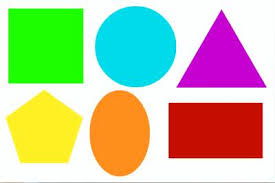
#> input picture challange/source/bentuk.jpeg, 275 x 183 px, given in place of the camera
$ python color.py
#> lines starting #> are read from the running program, lines starting #| are printed output that depends on the picture; after the words box and inside, x2 and y2 are one past the last pixel; in counts of white or black regions, pixels touching at a corner belong together
import cv2
import time
import numpy as np

cap = cv2.VideoCapture(0)
if not cap.isOpened():
    print("Error: Tidak dapat membuka kamera.")
    exit()

prev_time = time.time()
font = cv2.FONT_HERSHEY_SIMPLEX

while True:
    ret, frame = cap.read()
#> frame is the input picture: shape (183, 275, 3); mean B, G, R 157.6, 196.8, 191.2
    if not ret:
        break

    frame = cv2.flip(frame, 1)
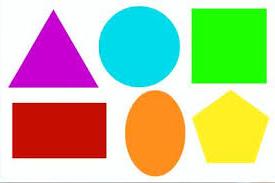
#> frame: shape (183, 275, 3); mean B, G, R 157.6, 196.8, 191.2
    frame = cv2.resize(frame, (640, 480))
#> frame: shape (480, 640, 3)

    hsv = cv2.cvtColor(frame, cv2.COLOR_BGR2HSV)
#> hsv: shape (480, 640, 3); mean H, S, V 62.4, 135.3, 241.9

    lower_red1 = np.array([0, 120, 70])
    upper_red1 = np.array([10, 255, 255])
    lower_red2 = np.array([170, 120, 70])
    upper_red2 = np.array([180, 255, 255])

    lower_white = np.array([0, 0, 140])
    upper_white = np.array([180, 150, 255])

    mask1 = cv2.inRange(hsv, lower_red1, upper_red1)
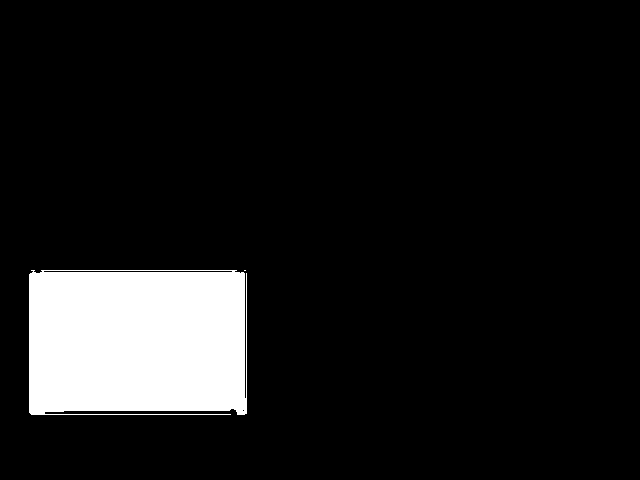
#> mask1: shape (480, 640); 10% white; 2 white regions (1 under 20 px), largest, box (x1, y1, x2, y2) and area: (29, 270, 247, 415) 30666
    mask2 = cv2.inRange(hsv, lower_red2, upper_red2)
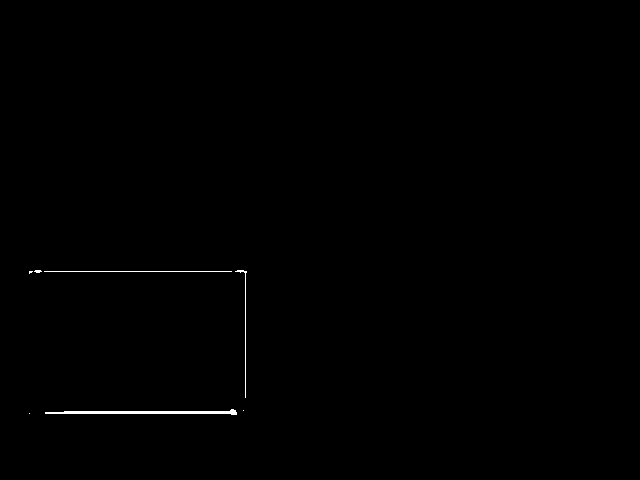
#> mask2: shape (480, 640); 0.3% white; 7 white regions (4 under 20 px), largest, box (x1, y1, x2, y2) and area: (45, 409, 237, 415) 571, (44, 271, 232, 272) 188, (235, 270, 247, 398) 148
    mask3 = cv2.inRange(hsv, lower_white, upper_white)
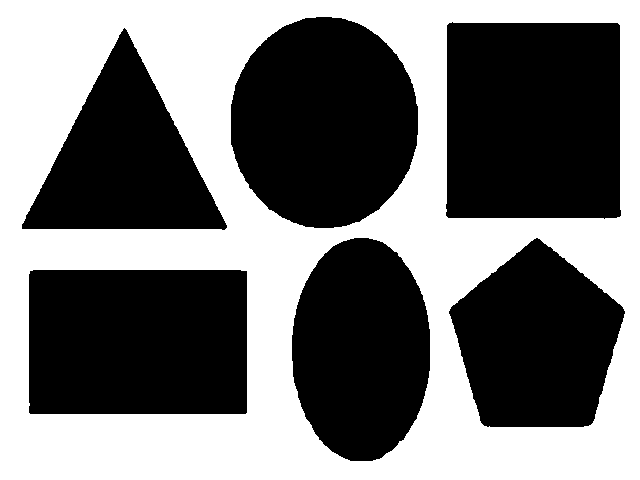
#> mask3: shape (480, 640); 46.3% white; 1 white region, box (x1, y1, x2, y2) and area: (0, 0, 640, 480) 142097
    mask = cv2.bitwise_or(mask1, mask2)
#> mask: shape (480, 640); 10.3% white; 1 white region, box (x1, y1, x2, y2) and area: (29, 270, 247, 415) 31603
    mask = cv2.bitwise_or(mask, mask3)
#> mask: shape (480, 640); 56.5% white; 5 black regions, box (x1, y1, x2, y2) and area: (446, 22, 621, 219) 33742, (231, 17, 418, 228) 31236, (292, 238, 430, 461) 24373, (449, 238, 625, 427) 23227, (22, 28, 227, 230) 21151

    mask = cv2.medianBlur(mask, 5)
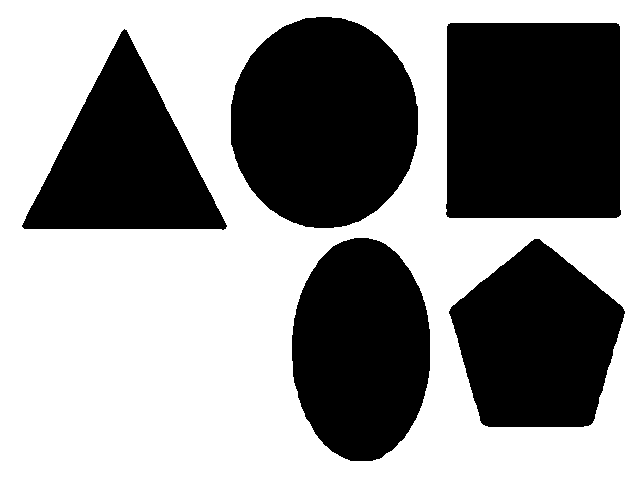
#> mask: shape (480, 640); 56.5% white; 5 black regions, box (x1, y1, x2, y2) and area: (446, 23, 621, 218) 33732, (231, 17, 418, 228) 31228, (292, 238, 430, 461) 24368, (449, 239, 625, 427) 23227, (22, 29, 227, 230) 21136

    contours, _ = cv2.findContours(mask, cv2.RETR_EXTERNAL, cv2.CHAIN_APPROX_SIMPLE)
#> contours = [[[0, 0], [0, 479], [639, 479], [639, 0]]]

    for contour in contours:
        area = cv2.contourArea(contour)
        if area > 1000:
            cv2.drawContours(frame, [contour], -1, (0, 255, 0), 3)
#> this loop made 1 pass
#> (contour, area) on pass 1: ([[0, 0], [0, 479], [639, 479], [639, 0]], 306081)
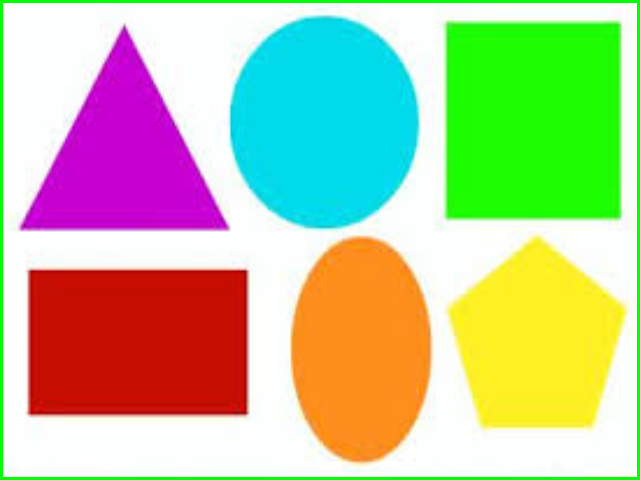
#> frame: shape (480, 640, 3); mean B, G, R 152.4, 197.1, 186.1

    new_time = time.time()
    fps = int(1 / (new_time - prev_time))
    prev_time = new_time
    cv2.putText(frame, f"FPS: {fps}", (7, 70), font, 1, (100, 255, 0), 2)
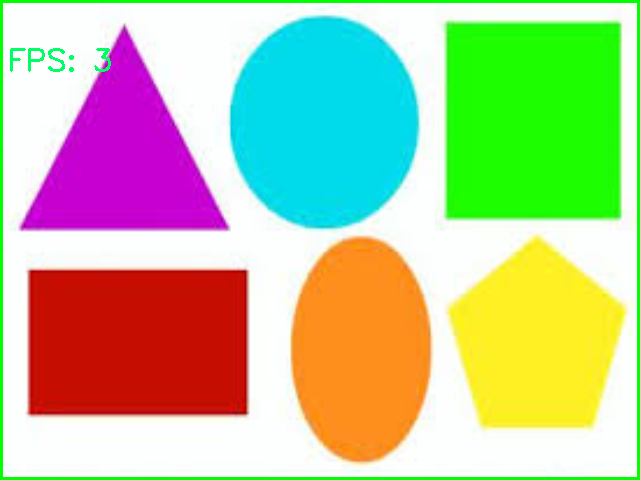
#> frame: shape (480, 640, 3); 0.22% of pixels changed, all inside (x1, y1, x2, y2) = (10, 48, 111, 72)

    cv2.imshow("Color Detection", frame)

    if cv2.waitKey(1) & 0xFF == ord('q'):
#> (key q is pressed here)
        break

cap.release()
cv2.destroyAllWindows()

$ run again, on challange/source/full.jpeg
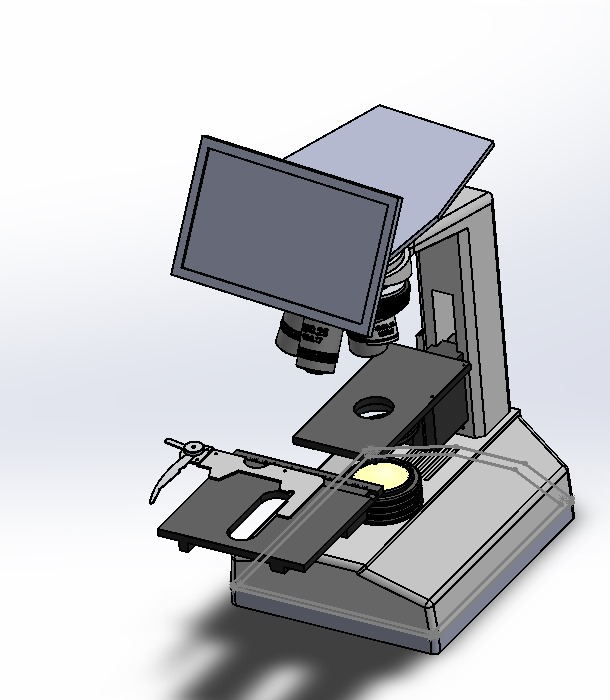
#> input picture challange/source/full.jpeg, 610 x 700 px, given in place of the camera
#> frame is the input picture: shape (700, 610, 3); mean B, G, R 198.4, 194.8, 193.8
#> hsv: shape (480, 640, 3); mean H, S, V 54, 9.8, 198.5
#> mask1: shape (480, 640); every value is 0
#> `mask3 = cv2.inRange(hsv, lower_white, upper_white)`:
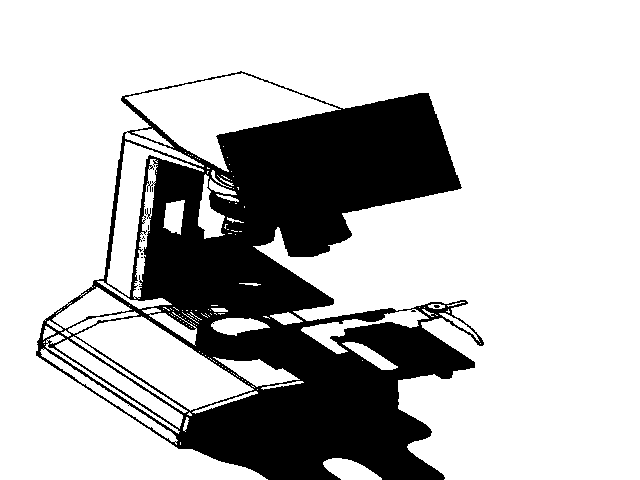
#> mask3: shape (480, 640); 74.8% white; 10 black regions (9 under 20 px), largest, box (x1, y1, x2, y2) and area: (36, 71, 484, 480) 77393
#> mask: shape (480, 640); 75.3% white; 29 black regions (22 under 20 px)
#> contours = 21 contours, 9 with area under 20; largest, box (x1, y1, x2, y2) and area: (0, 0, 640, 480) 210199, (43, 288, 256, 432) 13371, (218, 359, 301, 389) 1170, (198, 175, 237, 238) 1017, (302, 319, 372, 354) 844
#> the loop `for contour in contours:` made 21 passes
#> area on passes 1, 2, 4, 5, 6, 7, 8, 10: 763, 23.5, 1169.5, 488, 844, 600, 203, 46.5
#> `cv2.putText(frame, f"FPS: {fps}", (7, 70), font, 1, (100, 255, 0), 2)`:
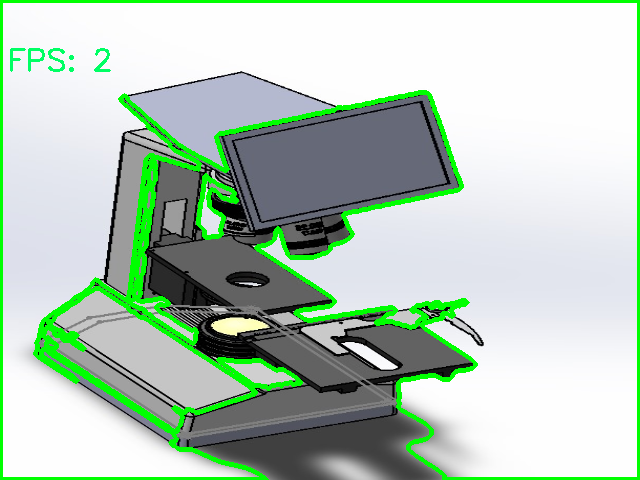
#> frame: shape (480, 640, 3); mean B, G, R 185.3, 201.6, 180.8
